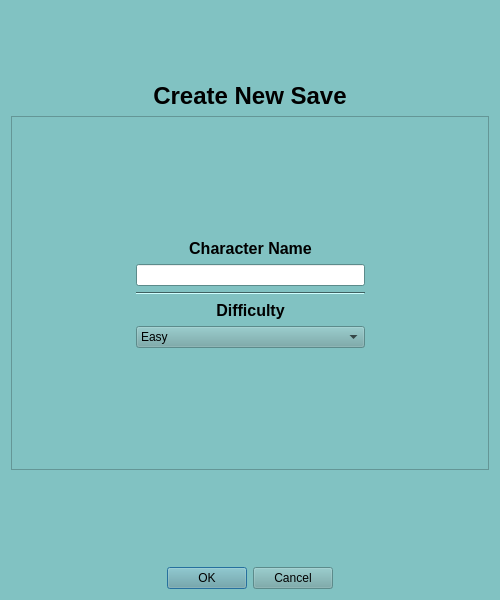
<?xml version="1.0" encoding="UTF-8"?>
<ui version="4.0">
 <class>Dialog</class>
 <widget class="QDialog" name="Dialog">
  <property name="geometry">
   <rect>
    <x>0</x>
    <y>0</y>
    <width>500</width>
    <height>600</height>
   </rect>
  </property>
  <property name="palette">
   <palette>
    <active>
     <colorrole role="WindowText">
      <brush brushstyle="SolidPattern">
       <color alpha="255">
        <red>0</red>
        <green>0</green>
        <blue>0</blue>
       </color>
      </brush>
     </colorrole>
     <colorrole role="Button">
      <brush brushstyle="SolidPattern">
       <color alpha="255">
        <red>111</red>
        <green>166</green>
        <blue>166</blue>
       </color>
      </brush>
     </colorrole>
     <colorrole role="Light">
      <brush brushstyle="SolidPattern">
       <color alpha="255">
        <red>206</red>
        <green>255</green>
        <blue>255</blue>
       </color>
      </brush>
     </colorrole>
     <colorrole role="Midlight">
      <brush brushstyle="SolidPattern">
       <color alpha="255">
        <red>167</red>
        <green>224</green>
        <blue>224</blue>
       </color>
      </brush>
     </colorrole>
     <colorrole role="Dark">
      <brush brushstyle="SolidPattern">
       <color alpha="255">
        <red>64</red>
        <green>97</green>
        <blue>97</blue>
       </color>
      </brush>
     </colorrole>
     <colorrole role="Mid">
      <brush brushstyle="SolidPattern">
       <color alpha="255">
        <red>86</red>
        <green>129</green>
        <blue>129</blue>
       </color>
      </brush>
     </colorrole>
     <colorrole role="Text">
      <brush brushstyle="SolidPattern">
       <color alpha="255">
        <red>0</red>
        <green>0</green>
        <blue>0</blue>
       </color>
      </brush>
     </colorrole>
     <colorrole role="BrightText">
      <brush brushstyle="SolidPattern">
       <color alpha="255">
        <red>255</red>
        <green>255</green>
        <blue>255</blue>
       </color>
      </brush>
     </colorrole>
     <colorrole role="ButtonText">
      <brush brushstyle="SolidPattern">
       <color alpha="255">
        <red>0</red>
        <green>0</green>
        <blue>0</blue>
       </color>
      </brush>
     </colorrole>
     <colorrole role="Base">
      <brush brushstyle="SolidPattern">
       <color alpha="255">
        <red>255</red>
        <green>255</green>
        <blue>255</blue>
       </color>
      </brush>
     </colorrole>
     <colorrole role="Window">
      <brush brushstyle="SolidPattern">
       <color alpha="255">
        <red>129</red>
        <green>194</green>
        <blue>194</blue>
       </color>
      </brush>
     </colorrole>
     <colorrole role="Shadow">
      <brush brushstyle="SolidPattern">
       <color alpha="255">
        <red>0</red>
        <green>0</green>
        <blue>0</blue>
       </color>
      </brush>
     </colorrole>
     <colorrole role="AlternateBase">
      <brush brushstyle="SolidPattern">
       <color alpha="255">
        <red>192</red>
        <green>224</green>
        <blue>224</blue>
       </color>
      </brush>
     </colorrole>
     <colorrole role="ToolTipBase">
      <brush brushstyle="SolidPattern">
       <color alpha="255">
        <red>255</red>
        <green>255</green>
        <blue>220</blue>
       </color>
      </brush>
     </colorrole>
     <colorrole role="ToolTipText">
      <brush brushstyle="SolidPattern">
       <color alpha="255">
        <red>0</red>
        <green>0</green>
        <blue>0</blue>
       </color>
      </brush>
     </colorrole>
     <colorrole role="PlaceholderText">
      <brush brushstyle="SolidPattern">
       <color alpha="127">
        <red>0</red>
        <green>0</green>
        <blue>0</blue>
       </color>
      </brush>
     </colorrole>
     <colorrole role="Accent">
      <brush brushstyle="SolidPattern">
       <color alpha="255">
        <red>255</red>
        <green>255</green>
        <blue>255</blue>
       </color>
      </brush>
     </colorrole>
    </active>
    <inactive>
     <colorrole role="WindowText">
      <brush brushstyle="SolidPattern">
       <color alpha="255">
        <red>0</red>
        <green>0</green>
        <blue>0</blue>
       </color>
      </brush>
     </colorrole>
     <colorrole role="Button">
      <brush brushstyle="SolidPattern">
       <color alpha="255">
        <red>111</red>
        <green>166</green>
        <blue>166</blue>
       </color>
      </brush>
     </colorrole>
     <colorrole role="Light">
      <brush brushstyle="SolidPattern">
       <color alpha="255">
        <red>206</red>
        <green>255</green>
        <blue>255</blue>
       </color>
      </brush>
     </colorrole>
     <colorrole role="Midlight">
      <brush brushstyle="SolidPattern">
       <color alpha="255">
        <red>167</red>
        <green>224</green>
        <blue>224</blue>
       </color>
      </brush>
     </colorrole>
     <colorrole role="Dark">
      <brush brushstyle="SolidPattern">
       <color alpha="255">
        <red>64</red>
        <green>97</green>
        <blue>97</blue>
       </color>
      </brush>
     </colorrole>
     <colorrole role="Mid">
      <brush brushstyle="SolidPattern">
       <color alpha="255">
        <red>86</red>
        <green>129</green>
        <blue>129</blue>
       </color>
      </brush>
     </colorrole>
     <colorrole role="Text">
      <brush brushstyle="SolidPattern">
       <color alpha="255">
        <red>0</red>
        <green>0</green>
        <blue>0</blue>
       </color>
      </brush>
     </colorrole>
     <colorrole role="BrightText">
      <brush brushstyle="SolidPattern">
       <color alpha="255">
        <red>255</red>
        <green>255</green>
        <blue>255</blue>
       </color>
      </brush>
     </colorrole>
     <colorrole role="ButtonText">
      <brush brushstyle="SolidPattern">
       <color alpha="255">
        <red>0</red>
        <green>0</green>
        <blue>0</blue>
       </color>
      </brush>
     </colorrole>
     <colorrole role="Base">
      <brush brushstyle="SolidPattern">
       <color alpha="255">
        <red>255</red>
        <green>255</green>
        <blue>255</blue>
       </color>
      </brush>
     </colorrole>
     <colorrole role="Window">
      <brush brushstyle="SolidPattern">
       <color alpha="255">
        <red>129</red>
        <green>194</green>
        <blue>194</blue>
       </color>
      </brush>
     </colorrole>
     <colorrole role="Shadow">
      <brush brushstyle="SolidPattern">
       <color alpha="255">
        <red>0</red>
        <green>0</green>
        <blue>0</blue>
       </color>
      </brush>
     </colorrole>
     <colorrole role="AlternateBase">
      <brush brushstyle="SolidPattern">
       <color alpha="255">
        <red>192</red>
        <green>224</green>
        <blue>224</blue>
       </color>
      </brush>
     </colorrole>
     <colorrole role="ToolTipBase">
      <brush brushstyle="SolidPattern">
       <color alpha="255">
        <red>255</red>
        <green>255</green>
        <blue>220</blue>
       </color>
      </brush>
     </colorrole>
     <colorrole role="ToolTipText">
      <brush brushstyle="SolidPattern">
       <color alpha="255">
        <red>0</red>
        <green>0</green>
        <blue>0</blue>
       </color>
      </brush>
     </colorrole>
     <colorrole role="PlaceholderText">
      <brush brushstyle="SolidPattern">
       <color alpha="127">
        <red>0</red>
        <green>0</green>
        <blue>0</blue>
       </color>
      </brush>
     </colorrole>
     <colorrole role="Accent">
      <brush brushstyle="SolidPattern">
       <color alpha="255">
        <red>255</red>
        <green>255</green>
        <blue>255</blue>
       </color>
      </brush>
     </colorrole>
    </inactive>
    <disabled>
     <colorrole role="WindowText">
      <brush brushstyle="SolidPattern">
       <color alpha="255">
        <red>64</red>
        <green>97</green>
        <blue>97</blue>
       </color>
      </brush>
     </colorrole>
     <colorrole role="Button">
      <brush brushstyle="SolidPattern">
       <color alpha="255">
        <red>111</red>
        <green>166</green>
        <blue>166</blue>
       </color>
      </brush>
     </colorrole>
     <colorrole role="Light">
      <brush brushstyle="SolidPattern">
       <color alpha="255">
        <red>206</red>
        <green>255</green>
        <blue>255</blue>
       </color>
      </brush>
     </colorrole>
     <colorrole role="Midlight">
      <brush brushstyle="SolidPattern">
       <color alpha="255">
        <red>167</red>
        <green>224</green>
        <blue>224</blue>
       </color>
      </brush>
     </colorrole>
     <colorrole role="Dark">
      <brush brushstyle="SolidPattern">
       <color alpha="255">
        <red>64</red>
        <green>97</green>
        <blue>97</blue>
       </color>
      </brush>
     </colorrole>
     <colorrole role="Mid">
      <brush brushstyle="SolidPattern">
       <color alpha="255">
        <red>86</red>
        <green>129</green>
        <blue>129</blue>
       </color>
      </brush>
     </colorrole>
     <colorrole role="Text">
      <brush brushstyle="SolidPattern">
       <color alpha="255">
        <red>64</red>
        <green>97</green>
        <blue>97</blue>
       </color>
      </brush>
     </colorrole>
     <colorrole role="BrightText">
      <brush brushstyle="SolidPattern">
       <color alpha="255">
        <red>255</red>
        <green>255</green>
        <blue>255</blue>
       </color>
      </brush>
     </colorrole>
     <colorrole role="ButtonText">
      <brush brushstyle="SolidPattern">
       <color alpha="255">
        <red>64</red>
        <green>97</green>
        <blue>97</blue>
       </color>
      </brush>
     </colorrole>
     <colorrole role="Base">
      <brush brushstyle="SolidPattern">
       <color alpha="255">
        <red>129</red>
        <green>194</green>
        <blue>194</blue>
       </color>
      </brush>
     </colorrole>
     <colorrole role="Window">
      <brush brushstyle="SolidPattern">
       <color alpha="255">
        <red>129</red>
        <green>194</green>
        <blue>194</blue>
       </color>
      </brush>
     </colorrole>
     <colorrole role="Shadow">
      <brush brushstyle="SolidPattern">
       <color alpha="255">
        <red>0</red>
        <green>0</green>
        <blue>0</blue>
       </color>
      </brush>
     </colorrole>
     <colorrole role="AlternateBase">
      <brush brushstyle="SolidPattern">
       <color alpha="255">
        <red>129</red>
        <green>194</green>
        <blue>194</blue>
       </color>
      </brush>
     </colorrole>
     <colorrole role="ToolTipBase">
      <brush brushstyle="SolidPattern">
       <color alpha="255">
        <red>255</red>
        <green>255</green>
        <blue>220</blue>
       </color>
      </brush>
     </colorrole>
     <colorrole role="ToolTipText">
      <brush brushstyle="SolidPattern">
       <color alpha="255">
        <red>0</red>
        <green>0</green>
        <blue>0</blue>
       </color>
      </brush>
     </colorrole>
     <colorrole role="PlaceholderText">
      <brush brushstyle="SolidPattern">
       <color alpha="127">
        <red>64</red>
        <green>97</green>
        <blue>97</blue>
       </color>
      </brush>
     </colorrole>
     <colorrole role="Accent">
      <brush brushstyle="SolidPattern">
       <color alpha="255">
        <red>168</red>
        <green>252</green>
        <blue>252</blue>
       </color>
      </brush>
     </colorrole>
    </disabled>
   </palette>
  </property>
  <property name="windowTitle">
   <string>Dialog</string>
  </property>
  <layout class="QVBoxLayout" name="verticalLayout" stretch="1,0,5,1,0,0">
   <item>
    <spacer name="verticalSpacer_2">
     <property name="orientation">
      <enum>Qt::Orientation::Vertical</enum>
     </property>
     <property name="sizeHint" stdset="0">
      <size>
       <width>20</width>
       <height>40</height>
      </size>
     </property>
    </spacer>
   </item>
   <item>
    <widget class="QLabel" name="label">
     <property name="font">
      <font>
       <pointsize>18</pointsize>
       <bold>true</bold>
      </font>
     </property>
     <property name="text">
      <string>Create New Save</string>
     </property>
     <property name="alignment">
      <set>Qt::AlignmentFlag::AlignCenter</set>
     </property>
    </widget>
   </item>
   <item>
    <widget class="QFrame" name="frame">
     <property name="frameShape">
      <enum>QFrame::Shape::StyledPanel</enum>
     </property>
     <property name="frameShadow">
      <enum>QFrame::Shadow::Raised</enum>
     </property>
     <layout class="QGridLayout" name="gridLayout" rowstretch="0,0,0,0,0,0,0" columnstretch="1,2,1">
      <item row="2" column="0">
       <spacer name="horizontalSpacer">
        <property name="orientation">
         <enum>Qt::Orientation::Horizontal</enum>
        </property>
        <property name="sizeHint" stdset="0">
         <size>
          <width>40</width>
          <height>20</height>
         </size>
        </property>
       </spacer>
      </item>
      <item row="6" column="1">
       <spacer name="verticalSpacer_4">
        <property name="orientation">
         <enum>Qt::Orientation::Vertical</enum>
        </property>
        <property name="sizeHint" stdset="0">
         <size>
          <width>20</width>
          <height>40</height>
         </size>
        </property>
       </spacer>
      </item>
      <item row="5" column="1">
       <widget class="QComboBox" name="difficultyBox">
        <item>
         <property name="text">
          <string>Easy</string>
         </property>
        </item>
        <item>
         <property name="text">
          <string>Normal</string>
         </property>
        </item>
        <item>
         <property name="text">
          <string>Advanced</string>
         </property>
        </item>
        <item>
         <property name="text">
          <string>Experienced</string>
         </property>
        </item>
       </widget>
      </item>
      <item row="2" column="1">
       <widget class="QLineEdit" name="nameEdit">
        <property name="alignment">
         <set>Qt::AlignmentFlag::AlignLeading|Qt::AlignmentFlag::AlignLeft|Qt::AlignmentFlag::AlignVCenter</set>
        </property>
       </widget>
      </item>
      <item row="4" column="1">
       <widget class="QLabel" name="label_3">
        <property name="font">
         <font>
          <pointsize>12</pointsize>
          <bold>true</bold>
         </font>
        </property>
        <property name="text">
         <string>Difficulty</string>
        </property>
        <property name="alignment">
         <set>Qt::AlignmentFlag::AlignCenter</set>
        </property>
       </widget>
      </item>
      <item row="3" column="1">
       <widget class="Line" name="line">
        <property name="orientation">
         <enum>Qt::Orientation::Horizontal</enum>
        </property>
       </widget>
      </item>
      <item row="0" column="1">
       <spacer name="verticalSpacer_3">
        <property name="orientation">
         <enum>Qt::Orientation::Vertical</enum>
        </property>
        <property name="sizeHint" stdset="0">
         <size>
          <width>20</width>
          <height>40</height>
         </size>
        </property>
       </spacer>
      </item>
      <item row="1" column="1">
       <widget class="QLabel" name="label_2">
        <property name="font">
         <font>
          <pointsize>12</pointsize>
          <bold>true</bold>
         </font>
        </property>
        <property name="text">
         <string>Character Name</string>
        </property>
        <property name="alignment">
         <set>Qt::AlignmentFlag::AlignCenter</set>
        </property>
       </widget>
      </item>
      <item row="2" column="2">
       <spacer name="horizontalSpacer_2">
        <property name="orientation">
         <enum>Qt::Orientation::Horizontal</enum>
        </property>
        <property name="sizeHint" stdset="0">
         <size>
          <width>40</width>
          <height>20</height>
         </size>
        </property>
       </spacer>
      </item>
     </layout>
    </widget>
   </item>
   <item>
    <spacer name="verticalSpacer">
     <property name="orientation">
      <enum>Qt::Orientation::Vertical</enum>
     </property>
     <property name="sizeHint" stdset="0">
      <size>
       <width>20</width>
       <height>40</height>
      </size>
     </property>
    </spacer>
   </item>
   <item>
    <widget class="QLabel" name="err">
     <property name="font">
      <font>
       <underline>true</underline>
      </font>
     </property>
     <property name="text">
      <string/>
     </property>
     <property name="alignment">
      <set>Qt::AlignmentFlag::AlignCenter</set>
     </property>
    </widget>
   </item>
   <item>
    <widget class="QDialogButtonBox" name="buttonBox">
     <property name="standardButtons">
      <set>QDialogButtonBox::StandardButton::Cancel|QDialogButtonBox::StandardButton::Ok</set>
     </property>
     <property name="centerButtons">
      <bool>true</bool>
     </property>
    </widget>
   </item>
  </layout>
 </widget>
 <resources/>
 <connections/>
</ui>
